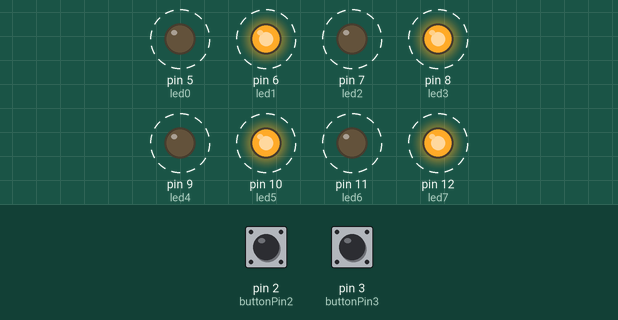
A sketch run on a simulated Arduino Uno, built with avr-gcc and run on an emulated ATmega328P. Parts: output pins drawn as LEDs (lit = HIGH). Dashed ring = blinking. Inputs (shaded band) come from the test bench; at power-on: pin 2 (buttonPin2) HIGH, pin 3 (buttonPin3) LOW.

Above: at 2.8 s.
2.9 s: pin 2 (buttonPin2) pulled LOW for 1.2 s
At 3.4 s:
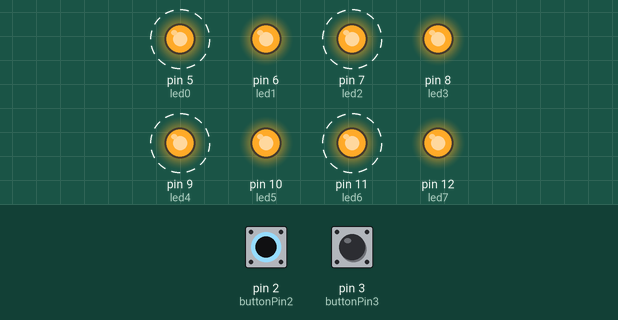
6.4 s: pin 3 (buttonPin3) pulled HIGH for 1.2 s
At 8.05 s:
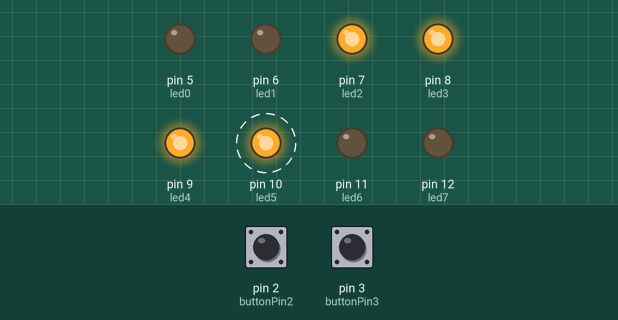
9.9 s: pin 3 (buttonPin3) pulled HIGH for 3.2 s
At 11.35 s:
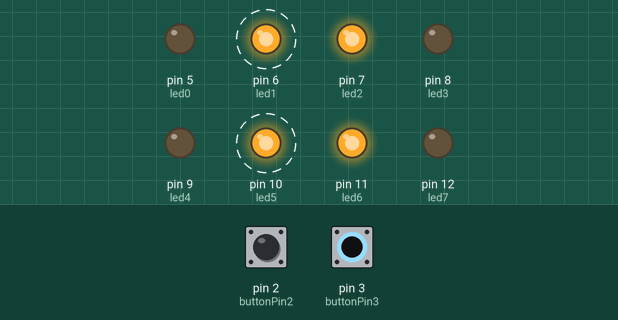
14.6 s: pin 2 (buttonPin2) pulled LOW for 3.2 s
Timing chart, 0 to 20.3 s (numbered marks = the images above; inputs shaded):
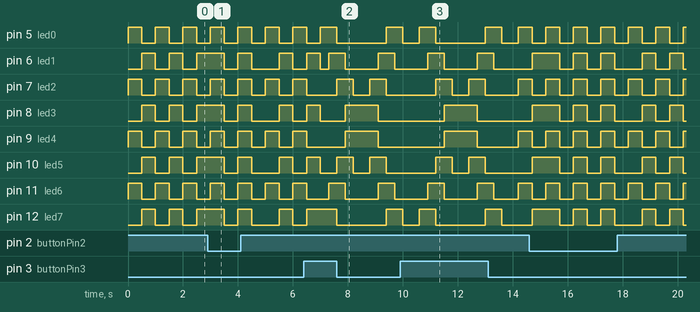

The sketch:

006_2_buttons.ino
```cpp
/**********************************************************************************
**                              Array de 8 LEDs                                  **
**********************************************************************************/
//********** Includes *************************************************************
//********** Variables ************************************************************
const int led0 = 5;          // donar nom al pin 5 de l’Arduino
const int led1 = 6;          // donar nom al pin 6 de l’Arduino
const int led2 = 7;          // donar nom al pin 7 de l’Arduino
const int led3 = 8;          // donar nom al pin 8 de l’Arduino
const int led4 = 9;          // donar nom al pin 9 de l’Arduino
const int led5 = 10;         // donar nom al pin 10 de l’Arduino
const int led6 = 11;         // donar nom al pin 11 de l’Arduino
const int led7 = 12;         // donar nom al pin 12 de l’Arduino
const int buttonPin2 = 2;     // donar nom al pin 2 de l’Arduino
const int buttonPin3 = 3;     // donar nom al pin 3 de l’Arduino
int buttonState2 = 0;         // per guardar l’estat en que és troba el button2
int buttonState3 = 0;         // per guardar l’estat en que és troba el button3


//********** Setup ****************************************************************
void setup()
{
  pinMode(led0, OUTPUT);     // definir el pin 5 com una sortida
  pinMode(led1, OUTPUT);     // definir el pin 6 com una sortida
  pinMode(led2, OUTPUT);     // definir el pin 7 com una sortida
  pinMode(led3, OUTPUT);     // definir el pin 8 com una sortida
  pinMode(led4, OUTPUT);     // definir el pin 9 com una sortida
  pinMode(led5, OUTPUT);     // definir el pin 10 com una sortida
  pinMode(led6, OUTPUT);     // definir el pin 11 com una sortida
  pinMode(led7, OUTPUT);     // definir el pin 12 com una sortida
  pinMode(buttonPin2, INPUT); // definir el pin 2 com una entrada
  pinMode(buttonPin3, INPUT); // definir el pin 3 com una entrada
}
//********** Loop *****************************************************************
void loop()
{
  if (digitalRead(buttonPin2) == 0)
  {digitalWrite(led0, HIGH);    // posar a 5V el pin 5
  digitalWrite(led1, HIGH);    // posar a 5V el pin 6
  digitalWrite(led2, HIGH);    // posar a 5V el pin 7
  digitalWrite(led3, HIGH);    // posar a 5V el pin 8
  digitalWrite(led4, HIGH);    // posar a 5V el pin 9
  digitalWrite(led5, HIGH);    // posar a 5V el pin 10
  digitalWrite(led6, HIGH);    // posar a 5V el pin 11
  digitalWrite(led7, HIGH);    // posar a 5V el pin 12

  delay(500);                  // es queden leds 500ms encesos

  digitalWrite(led0, LOW);     // posar a 0V el pin 5
  digitalWrite(led1, LOW);     // posar a 0V el pin 6
  digitalWrite(led2, LOW);     // posar a 0V el pin 7
  digitalWrite(led3, LOW);     // posar a 0V el pin 8
  digitalWrite(led4, LOW);     // posar a 0V el pin 9
  digitalWrite(led5, LOW);     // posar a 0V el pin 10
  digitalWrite(led6, LOW);     // posar a 0V el pin 11
  digitalWrite(led7, LOW);     // posar a 0V el pin 12

  delay(500);                  // es queden leds 500ms apagats
 }
    else if (digitalRead(buttonPin3) == 0)
   {digitalWrite(led0, HIGH);    // posar a 5V el pin 5
    digitalWrite(led1, LOW);    // posar a 5V el pin 6
    digitalWrite(led2, HIGH);    // posar a 5V el pin 7
    digitalWrite(led3, LOW);    // posar a 5V el pin 8
    digitalWrite(led4, HIGH);    // posar a 5V el pin 9
    digitalWrite(led5, LOW);    // posar a 5V el pin 10
    digitalWrite(led6, HIGH);    // posar a 5V el pin 11
    digitalWrite(led7, LOW);    // posar a 5V el pin 12

   delay(500);                  // es queden leds 500ms encesos

    digitalWrite(led0, LOW);     // posar a 0V el pin 5
    digitalWrite(led1, HIGH);     // posar a 0V el pin 6
    digitalWrite(led2, LOW);     // posar a 0V el pin 7
    digitalWrite(led3, HIGH);     // posar a 0V el pin 8
    digitalWrite(led4, LOW);     // posar a 0V el pin 9
    digitalWrite(led5, HIGH);     // posar a 0V el pin 10
    digitalWrite(led6, LOW);     // posar a 0V el pin 11
    digitalWrite(led7, HIGH);     // posar a 0V el pin 12

    delay(500);                  // es queden leds 500ms apagats
          }

       else
    {
  digitalWrite(led0, HIGH);    // posar a 5V el pin 5
  digitalWrite(led1, LOW);    // posar a 5V el pin 6
  digitalWrite(led2, LOW);    // posar a 5V el pin 7
  digitalWrite(led3, LOW);    // posar a 5V el pin 8
  digitalWrite(led4, LOW);    // posar a 5V el pin 9
  digitalWrite(led5, LOW);    // posar a 5V el pin 10
  digitalWrite(led6, LOW);    // posar a 5V el pin 11
  digitalWrite(led7, HIGH);    // posar a 5V el pin 12
  delay(300);


  digitalWrite(led0, HIGH);     // posar a 0V el pin 5
  digitalWrite(led1, HIGH);     // posar a 0V el pin 6
  digitalWrite(led2, LOW);     // posar a 0V el pin 7
  digitalWrite(led3, LOW);     // posar a 0V el pin 8
  digitalWrite(led4, LOW);     // posar a 0V el pin 9
  digitalWrite(led5, LOW);     // posar a 0V el pin 10
  digitalWrite(led6, HIGH);     // posar a 0V el pin 11
  digitalWrite(led7, HIGH);     // posar a 0V el pin 12
  delay(300);

  digitalWrite(led0, LOW);     // posar a 0V el pin 5
  digitalWrite(led1, HIGH);     // posar a 0V el pin 6
  digitalWrite(led2, HIGH);     // posar a 0V el pin 7
  digitalWrite(led3, LOW);     // posar a 0V el pin 8
  digitalWrite(led4, LOW);     // posar a 0V el pin 9
  digitalWrite(led5, HIGH);     // posar a 0V el pin 10
  digitalWrite(led6, HIGH);     // posar a 0V el pin 11
  digitalWrite(led7, LOW);     // posar a 0V el pin 12
  delay(300);

  digitalWrite(led0, LOW);     // posar a 0V el pin 5
  digitalWrite(led1, LOW);     // posar a 0V el pin 6
  digitalWrite(led2, HIGH);     // posar a 0V el pin 7
  digitalWrite(led3, HIGH);     // posar a 0V el pin 8
  digitalWrite(led4, HIGH);     // posar a 0V el pin 9
  digitalWrite(led5, HIGH);     // posar a 0V el pin 10
  digitalWrite(led6, LOW);     // posar a 0V el pin 11
  digitalWrite(led7, LOW);     // posar a 0V el pin 12
  delay(300);

  digitalWrite(led0, LOW);     // posar a 0V el pin 5
  digitalWrite(led1, LOW);     // posar a 0V el pin 6
  digitalWrite(led2, LOW);     // posar a 0V el pin 7
  digitalWrite(led3, HIGH);     // posar a 0V el pin 8
  digitalWrite(led4, HIGH);     // posar a 0V el pin 9
  digitalWrite(led5, LOW);     // posar a 0V el pin 10
  digitalWrite(led6, LOW);     // posar a 0V el pin 11
  digitalWrite(led7, LOW);     // posar a 0V el pin 12
  delay(300);

  digitalWrite(led0, LOW);     // posar a 0V el pin 5
  digitalWrite(led1, LOW);     // posar a 0V el pin 6
  digitalWrite(led2, LOW);     // posar a 0V el pin 7
  digitalWrite(led3, HIGH);     // posar a 0V el pin 8
  digitalWrite(led4, HIGH);     // posar a 0V el pin 9
  digitalWrite(led5, LOW);     // posar a 0V el pin 10
  digitalWrite(led6, LOW);     // posar a 0V el pin 11
  digitalWrite(led7, LOW);     // posar a 0V el pin 12
  delay(300);

  digitalWrite(led0, LOW);     // posar a 0V el pin 5
  digitalWrite(led1, LOW);     // posar a 0V el pin 6
  digitalWrite(led2, HIGH);     // posar a 0V el pin 7
  digitalWrite(led3, HIGH);     // posar a 0V el pin 8
  digitalWrite(led4, HIGH);     // posar a 0V el pin 9
  digitalWrite(led5, HIGH);     // posar a 0V el pin 10
  digitalWrite(led6, LOW);     // posar a 0V el pin 11
  digitalWrite(led7, LOW);     // posar a 0V el pin 12
  delay(300);

  digitalWrite(led0, LOW);     // posar a 0V el pin 5
  digitalWrite(led1, HIGH);     // posar a 0V el pin 6
  digitalWrite(led2, HIGH);     // posar a 0V el pin 7
  digitalWrite(led3, LOW);     // posar a 0V el pin 8
  digitalWrite(led4, LOW);     // posar a 0V el pin 9
  digitalWrite(led5, HIGH);     // posar a 0V el pin 10
  digitalWrite(led6, HIGH);     // posar a 0V el pin 11
  digitalWrite(led7, LOW);     // posar a 0V el pin 12
  delay(300);

  digitalWrite(led0, HIGH);     // posar a 0V el pin 5
  digitalWrite(led1, HIGH);     // posar a 0V el pin 6
  digitalWrite(led2, LOW);     // posar a 0V el pin 7
  digitalWrite(led3, LOW);     // posar a 0V el pin 8
  digitalWrite(led4, LOW);     // posar a 0V el pin 9
  digitalWrite(led5, LOW);     // posar a 0V el pin 10
  digitalWrite(led6, HIGH);     // posar a 0V el pin 11
  digitalWrite(led7, HIGH);     // posar a 0V el pin 12
  delay(300);

  digitalWrite(led0, HIGH);     // posar a 0V el pin 5
  digitalWrite(led1, LOW);     // posar a 0V el pin 6
  digitalWrite(led2, LOW);     // posar a 0V el pin 7
  digitalWrite(led3, LOW);     // posar a 0V el pin 8
  digitalWrite(led4, LOW);     // posar a 0V el pin 9
  digitalWrite(led5, LOW);     // posar a 0V el pin 10
  digitalWrite(led6, LOW);     // posar a 0V el pin 11
  digitalWrite(led7, HIGH);     // posar a 0V el pin 12
  delay(300);

  digitalWrite(led0, LOW);     // posar a 0V el pin 5
  digitalWrite(led1, LOW);     // posar a 0V el pin 6
  digitalWrite(led2, LOW);     // posar a 0V el pin 7
  digitalWrite(led3, LOW);     // posar a 0V el pin 8
  digitalWrite(led4, LOW);     // posar a 0V el pin 9
  digitalWrite(led5, LOW);     // posar a 0V el pin 10
  digitalWrite(led6, LOW);     // posar a 0V el pin 11
  digitalWrite(led7, LOW);     // posar a 0V el pin 12
  delay(300);

  digitalWrite(led0, LOW);     // posar a 0V el pin 5
  digitalWrite(led1, LOW);     // posar a 0V el pin 6
  digitalWrite(led2, LOW);     // posar a 0V el pin 7
  digitalWrite(led3, LOW);     // posar a 0V el pin 8
  digitalWrite(led4, LOW);     // posar a 0V el pin 9
  digitalWrite(led5, LOW);     // posar a 0V el pin 10
  digitalWrite(led6, LOW);     // posar a 0V el pin 11
  digitalWrite(led7, LOW);     // posar a 0V el pin 12
  delay(300);
}
 }

//********** Funcions *************************************************************
```

Measured:
- after the input at 9.9 s, pin 6 (led1): alternates HIGH for 0.60 s and LOW for 1.2 s, starting after 1.0 s
- by itself, pin 5 (led0), pin 7 (led2), pin 9 (led4), pin 11 (led6): alternates HIGH for 0.50 s and LOW for 0.50 s
